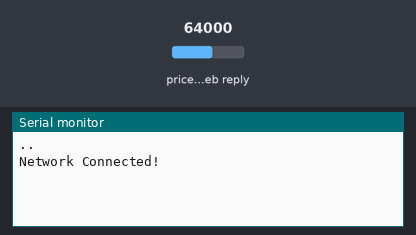
A sketch run on a simulated ESP32. On the bench: the last lines printed to the serial monitor. Inputs (shaded band) come from the test bench; at power-on: price in the web reply 64000. WiFi joins after 1.5 s; servers stay silent unless stated; uploads are accepted with an empty reply; web services answer with replies made up by the test bench.

Above: at 2.7 s.
2.8 s: price in the web reply set to 21580
At 6.8 s:
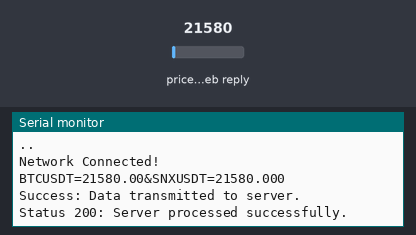
7.1 s: price in the web reply set to 39750
At 11.8 s:
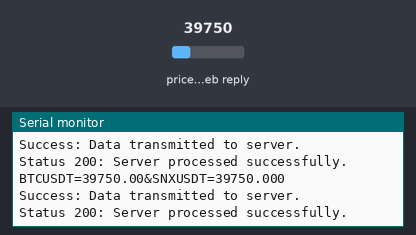

The sketch:

wireless_binance_tracker.ino
```cpp
#include <WiFi.h>
#include <HTTPClient.h>

// --- Network Configuration ---
const char *ssid = "YOUR_WIFI_SSID";
const char *password = "YOUR_WIFI_PASSWORD";

// --- API Endpoints ---
// Binance Futures public API endpoints for real-time ticker prices
const char *btc_price_url = "https://fapi.binance.com/fapi/v1/ticker/price?symbol=BTCUSDT";
const char *snx_price_url = "https://fapi.binance.com/fapi/v1/ticker/price?symbol=SNXUSDT";

// Target local FastAPI server endpoint for forwarding data
const char *server_endpoint = "http://YOUR_PC_IP:8000/receive_data";

// --- Timing Variables ---
unsigned long last_process_time = 0;
const unsigned long PROCESS_INTERVAL = 5000; // Fetch and send every 5 seconds

unsigned long dot_timer = 0;
int dot_interval = 500;

String btc_payload;
String snx_payload;

void setup() {
  Serial.begin(115200);
  WiFi.begin(ssid, password);

  // --- Network Connection Routine ---
  while (WiFi.status() != WL_CONNECTED) {
    if (millis() - dot_timer >= dot_interval) {
      dot_timer = millis();
      Serial.print(".");
    }
  }
  Serial.println("\nNetwork Connected!");
}

void loop() {
  // Non-blocking interval check for fetching and posting data
  if (millis() - last_process_time >= PROCESS_INTERVAL) {
    last_process_time = millis();

    if (WiFi.status() == WL_CONNECTED) {
      HTTPClient http_client;

      // --- Fetch Bitcoin Price ---
      http_client.begin(btc_price_url);
      int btc_response_code = http_client.GET();
      if (btc_response_code > 0) {
        btc_payload = http_client.getString();
      }
      http_client.end();

      // --- Fetch Altcoin (SNX) Price ---
      http_client.begin(snx_price_url);
      int snx_response_code = http_client.GET();
      if (snx_response_code > 0) {
        snx_payload = http_client.getString();
      }
      http_client.end();

      char post_payload[100];

      // --- String Parsing for JSON Ticker Payload ---
      // Example Binance JSON response: {"symbol":"BTCUSDT","price":"65000.50","time":...}
      int btc_idx = btc_payload.indexOf("price");
      if (btc_idx != -1) {
        int btc_start = btc_idx + 8;
        int btc_end = btc_payload.indexOf("\"", btc_start);
        String btc_val_str = btc_payload.substring(btc_start, btc_end);
        float btc_float = btc_val_str.toFloat();

        int snx_idx = snx_payload.indexOf("price");
        if (snx_idx != -1) {
          int snx_start = snx_idx + 8;
          int snx_end = snx_payload.indexOf("\"", snx_start);
          String snx_val_str = snx_payload.substring(snx_start, snx_end);
          float snx_float = snx_val_str.toFloat();

          // Format data into URL-encoded form data standard
          snprintf(post_payload, sizeof(post_payload), "BTCUSDT=%.2f&SNXUSDT=%.3f", btc_float, snx_float);

          // --- Send Data to Local FastAPI Server via HTTP POST ---
          HTTPClient post_client;
          post_client.begin(server_endpoint);
          post_client.addHeader("Content-Type", "application/x-www-form-urlencoded");

          int server_response = post_client.POST(post_payload);
          Serial.println(post_payload);

          if (server_response > 0) {
            Serial.println("Success: Data transmitted to server.");
            if (server_response == 200) {
              Serial.println("Status 200: Server processed successfully.");
            }
          } else {
            Serial.print("Error: POST request failed. Code: ");
            Serial.println(server_response);
          }
          post_client.end();
        }
      }
    } else {
      Serial.println("Warning: WiFi Connection Lost! Reconnecting...");
    }
  }
}
```

Measured:
- after the input at 2.8 s, the serial monitor: prints a new line after 2.8 s (image 1)
- after the input at 7.1 s, the serial monitor: prints a new line after 3.5 s (image 2)
